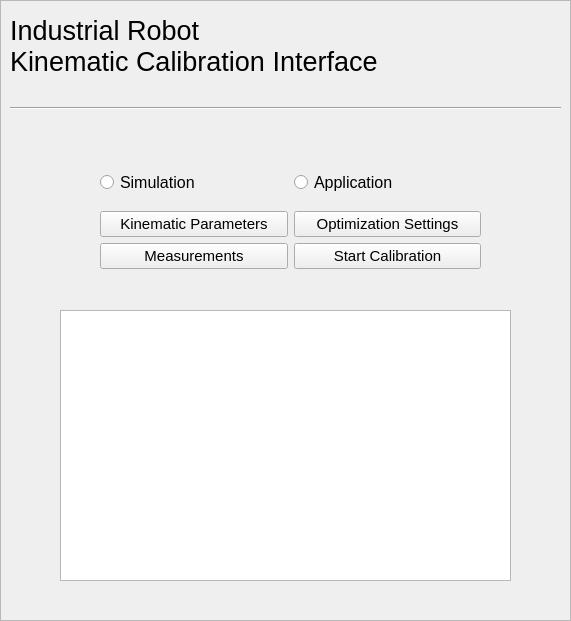
  <widget class="QFrame" name="frame_mainFrame">
   <property name="geometry">
    <rect>
     <x>0</x>
     <y>0</y>
     <width>571</width>
     <height>621</height>
    </rect>
   </property>
   <property name="autoFillBackground">
    <bool>true</bool>
   </property>
   <property name="frameShape">
    <enum>QFrame::StyledPanel</enum>
   </property>
   <property name="frameShadow">
    <enum>QFrame::Raised</enum>
   </property>
   <widget class="QLabel" name="label_6">
    <property name="geometry">
     <rect>
      <x>10</x>
      <y>10</y>
      <width>621</width>
      <height>71</height>
     </rect>
    </property>
    <property name="font">
     <font>
      <pointsize>20</pointsize>
     </font>
    </property>
    <property name="text">
     <string>Industrial Robot
Kinematic Calibration Interface</string>
    </property>
   </widget>
   <widget class="Line" name="line_5">
    <property name="geometry">
     <rect>
      <x>10</x>
      <y>100</y>
      <width>551</width>
      <height>16</height>
     </rect>
    </property>
    <property name="orientation">
     <enum>Qt::Horizontal</enum>
    </property>
   </widget>
   <widget class="QTableWidget" name="tableWidget_6">
    <property name="geometry">
     <rect>
      <x>60</x>
      <y>310</y>
      <width>451</width>
      <height>271</height>
     </rect>
    </property>
   </widget>
   <widget class="QWidget" name="">
    <property name="geometry">
     <rect>
      <x>100</x>
      <y>160</y>
      <width>381</width>
      <height>121</height>
     </rect>
    </property>
    <layout class="QVBoxLayout" name="verticalLayout_7">
     <item>
      <layout class="QHBoxLayout" name="horizontalLayout_6">
       <item>
        <widget class="QRadioButton" name="radioButton_simulationMode">
         <property name="font">
          <font>
           <pointsize>12</pointsize>
          </font>
         </property>
         <property name="text">
          <string>Simulation</string>
         </property>
        </widget>
       </item>
       <item>
        <widget class="QRadioButton" name="radioButton_applicationMode">
         <property name="font">
          <font>
           <pointsize>12</pointsize>
          </font>
         </property>
         <property name="text">
          <string>Application</string>
         </property>
        </widget>
       </item>
      </layout>
     </item>
     <item>
      <layout class="QGridLayout" name="gridLayout">
       <item row="0" column="0">
        <widget class="QPushButton" name="pushButton_kinematicParameters">
         <property name="font">
          <font>
           <pointsize>11</pointsize>
          </font>
         </property>
         <property name="text">
          <string>Kinematic Parameters</string>
         </property>
        </widget>
       </item>
       <item row="0" column="1">
        <widget class="QPushButton" name="pushButton_optimizationSettings">
         <property name="font">
          <font>
           <pointsize>11</pointsize>
          </font>
         </property>
         <property name="text">
          <string>Optimization Settings</string>
         </property>
        </widget>
       </item>
       <item row="1" column="0">
        <widget class="QPushButton" name="pushButton_measurements">
         <property name="font">
          <font>
           <pointsize>11</pointsize>
          </font>
         </property>
         <property name="text">
          <string>Measurements</string>
         </property>
        </widget>
       </item>
       <item row="1" column="1">
        <widget class="QPushButton" name="pushButton_startCalibration">
         <property name="font">
          <font>
           <pointsize>11</pointsize>
          </font>
         </property>
         <property name="text">
          <string>Start Calibration</string>
         </property>
        </widget>
       </item>
      </layout>
     </item>
    </layout>
   </widget>
  </widget>
